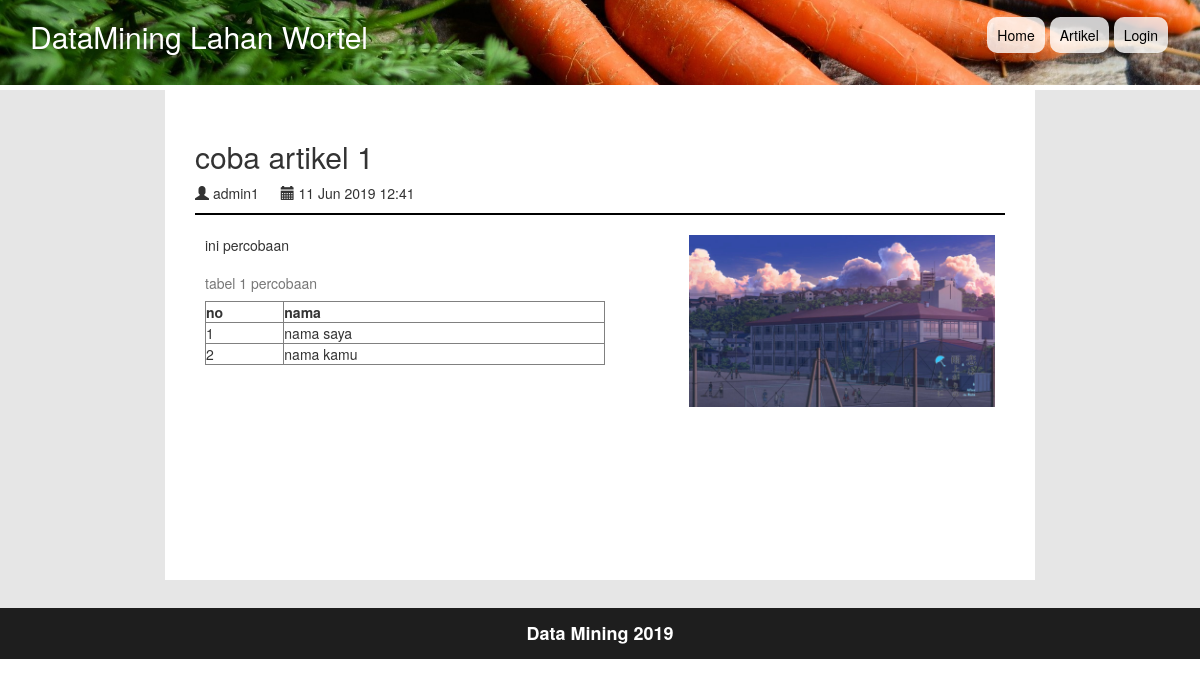
Page /view/v_detailArtikel.php?id=3 on the committed database.
### tables this page shows
CREATE TABLE `artikel` (
  `id` int(11) NOT NULL,
  `judul` varchar(100) NOT NULL,
  `isi` text NOT NULL,
  `gambar` varchar(255) DEFAULT NULL,
  `id_penulis` int(11) NOT NULL,
  `created_at` timestamp NOT NULL DEFAULT CURRENT_TIMESTAMP,
  `updated_at` timestamp NOT NULL DEFAULT '0000-00-00 00:00:00' ON UPDATE CURRENT_TIMESTAMP
);

CREATE TABLE `user` (
  `id` int(11) NOT NULL,
  `username` varchar(25) NOT NULL,
  `password` varchar(30) NOT NULL,
  `nama` varchar(30) NOT NULL
);

### controller/c_getArtikel.php (called while the page is built, shortened)
<?php
$art = new m_artikel();
if (isset($_GET["id"])) {
	$id_artikel = $_GET["id"];
	$artikel = $art->getArtikel($id_artikel);
}
else{
	$allArtikel = $art->getAllArtikel();
}
?>

### model/koneksi.php (called while the page is built, shortened)
<?php
class koneksi
{
	public $server = "localhost";
	public $username = "root";
	public $password = "";
	public $db = "datmin_wortel";
	public function konek()
	{
		try {
			$this->con = new PDO("mysql:host=$this->server;dbname=$this->db", $this->username, $this->password);
			$this->con->setAttribute(PDO::ATTR_ERRMODE, PDO::ERRMODE_EXCEPTION);
			$this->con->setAttribute(PDO::ATTR_EMULATE_PREPARES,TRUE);
			return $this->con;
		} catch (PDOException $e) {
			echo "Connection failed: " . $e->getMessage();
		}
	}
}
?>

### model/m_artikel.php (called while the page is built, shortened)
<?php
class m_artikel extends koneksi
{
	public function getArtikel($id)
	{
		$query = "SELECT artikel.*, user.nama AS penulis FROM artikel JOIN user on artikel.id_penulis=user.id WHERE artikel.id=?";
		try {
			$stmt = $this->konek()->prepare($query);
			$stmt->bindParam(1, $id);
			$stmt->execute();
			$stmt->setFetchMode(PDO::FETCH_CLASS, 'artikel');
			$res = $stmt->fetch();
			return $res;
		} catch (PDOException $e) {
			echo "Error: " . $e->getMessage();
		}
	}
}
?>

### view/v_detailArtikel.php (the view, shortened to what this page needs)
<?php
include_once '../controller/c_getArtikel.php';
$tgl_dibuat = date_create($artikel->created_at, timezone_open('Asia/Jakarta'));
?>
<!DOCTYPE html>
<html>
<head>
	<link href="bootstrap/css/bootstrap.min.css" rel="stylesheet">
	<link href="css/css_header.css" rel="stylesheet">
	<link href="css/css_footer.css" rel="stylesheet">
</head>
<body>
	<div class="container-fluid">
		<?php include_once 'layout/header.php'; ?>
		<div class="row">
			<div class="back">
				<div class="konten">
					<h2><?php echo $artikel->judul ?></h2>
					<p>
						<span class="glyphicon glyphicon-user"></span> <?php echo $artikel->penulis; ?> &emsp;
						<span class="glyphicon glyphicon-calendar"></span> <?php echo date_format($tgl_dibuat, "d M Y H:i"); ?>
					</p>
					<div class="batas"></div>
					<div class="isiArtikel">
						<div class="gambarArtikel">
							<img src="<?php echo $artikel->gambar ?>" class="gambar">
						</div>
						<?php echo $artikel->isi; ?>
						<br>
					</div>
				</div>
			</div>
		</div>
		<?php include_once 'layout/footer.php'; ?>
	</div>
</body>
</html>

### view/v_detailArtikel.php (style rules this page uses)
.back { padding: 20px; padding-top: 0; min-height: 518px; background-color: rgb(230,230,230); }
.konten { width: 75%; min-height: 490px; padding: 30px; margin-right: auto; margin-left: auto; background-color: white; overflow: hidden; }
.batas { background-color: black; height: 2px; }
.isiArtikel { padding: 10px; font-size: 14px; margin-top: 10px; }
.gambarArtikel { float: right; width: 40%; height: 250px; padding-left: 10px; margin-bottom: 20px; }
.gambar { width: 100%; }

### rows in the picture
artikel: judul "coba artikel 1", id_penulis.nama "admin1", created_at "11 Jun 2019 12:41", gambar (picture), isi "ini percobaan tabel 1 percobaan no nama 1 nama saya 2 nama kamu"
